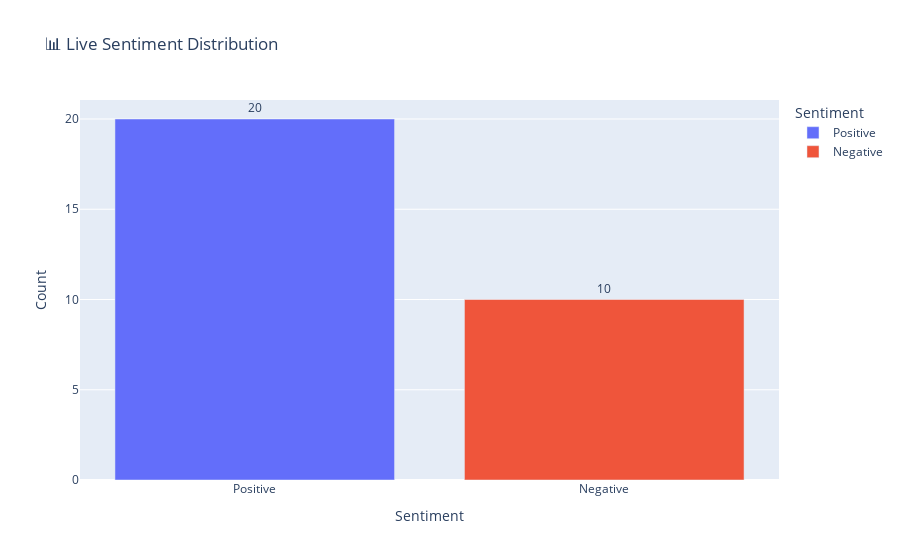

This figure's notebook cell:
### Code cell
data = []

for i in range(30):
    tweet = random.choice(tweets)
    sentiment = get_sentiment(tweet)
    current_time = datetime.now().strftime("%H:%M:%S")
    data.append({'Time': current_time, 'Tweet': tweet, 'Sentiment': sentiment})
    df = pd.DataFrame(data)

    clear_output(wait=True)

    # Create the value count DataFrame
    sentiment_count = df['Sentiment'].value_counts().reset_index()
    sentiment_count.columns = ['Sentiment', 'Count']  # rename columns properly

    # Create bar chart
    fig = px.bar(sentiment_count,
                 x='Sentiment', y='Count',
                 color='Sentiment',
                 title='📊 Live Sentiment Distribution',
                 text='Count')

    fig.update_traces(textposition='outside')
    fig.show()

    time.sleep(1)

### Figure 1 — Plotly figure (JSON) as saved in the notebook; plotly's stock layout.template omitted (floating-point values rounded to 4 significant figures)
{"data": [{"hovertemplate": "Sentiment=%{x}<br>Count=%{text}<extra></extra>", "legendgroup": "Positive", "marker": {"color": "#636efa", "pattern": {"shape": ""}}, "name": "Positive", "orientation": "v", "showlegend": true, "text": [20.0], "textposition": "outside", "type": "bar", "x": ["Positive"], "xaxis": "x", "y": [20], "yaxis": "y"}, {"hovertemplate": "Sentiment=%{x}<br>Count=%{text}<extra></extra>", "legendgroup": "Negative", "marker": {"color": "#EF553B", "pattern": {"shape": ""}}, "name": "Negative", "orientation": "v", "showlegend": true, "text": [10.0], "textposition": "outside", "type": "bar", "x": ["Negative"], "xaxis": "x", "y": [10], "yaxis": "y"}], "layout": {"barmode": "relative", "legend": {"title": {"text": "Sentiment"}, "tracegroupgap": 0}, "title": {"text": "📊 Live Sentiment Distribution"}, "xaxis": {"anchor": "y", "categoryarray": ["Positive", "Negative"], "categoryorder": "array", "domain": [0, 1], "title": {"text": "Sentiment"}}, "yaxis": {"anchor": "x", "domain": [0, 1], "title": {"text": "Count"}}}}
